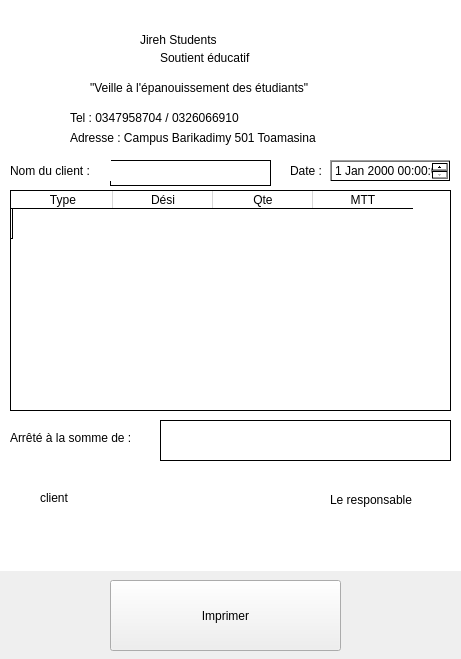
<?xml version="1.0" encoding="UTF-8"?>
<ui version="4.0">
 <class>FactureV2</class>
 <widget class="QWidget" name="FactureV2">
  <property name="geometry">
   <rect>
    <x>0</x>
    <y>0</y>
    <width>461</width>
    <height>659</height>
   </rect>
  </property>
  <property name="windowTitle">
   <string>Form</string>
  </property>
  <widget class="QWidget" name="contenuFacture" native="true">
   <property name="geometry">
    <rect>
     <x>0</x>
     <y>0</y>
     <width>461</width>
     <height>571</height>
    </rect>
   </property>
   <property name="styleSheet">
    <string notr="true">background-color: qlineargradient(spread:pad, x1:0, y1:0, x2:1, y2:1, stop:0 rgba(255, 255, 255, 255), stop:1 rgba(255, 255, 255, 255));</string>
   </property>
   <widget class="QTextEdit" name="nomClientTextEdit">
    <property name="geometry">
     <rect>
      <x>110</x>
      <y>160</y>
      <width>161</width>
      <height>26</height>
     </rect>
    </property>
   </widget>
   <widget class="QTableWidget" name="transactionsTableWidget">
    <property name="geometry">
     <rect>
      <x>10</x>
      <y>190</y>
      <width>441</width>
      <height>221</height>
     </rect>
    </property>
    <property name="toolTip">
     <string>&lt;html&gt;&lt;head/&gt;&lt;body&gt;&lt;p&gt;&lt;br/&gt;&lt;/p&gt;&lt;/body&gt;&lt;/html&gt;</string>
    </property>
    <property name="showGrid">
     <bool>false</bool>
    </property>
    <property name="gridStyle">
     <enum>Qt::CustomDashLine</enum>
    </property>
    <property name="wordWrap">
     <bool>false</bool>
    </property>
    <property name="cornerButtonEnabled">
     <bool>false</bool>
    </property>
    <row>
     <property name="text">
      <string/>
     </property>
    </row>
    <column>
     <property name="text">
      <string>Type</string>
     </property>
    </column>
    <column>
     <property name="text">
      <string>Dési</string>
     </property>
    </column>
    <column>
     <property name="text">
      <string>Qte</string>
     </property>
    </column>
    <column>
     <property name="text">
      <string>MTT</string>
     </property>
    </column>
    <item row="0" column="3">
     <property name="text">
      <string/>
     </property>
    </item>
   </widget>
   <widget class="QLabel" name="label_4">
    <property name="geometry">
     <rect>
      <x>330</x>
      <y>490</y>
      <width>91</width>
      <height>20</height>
     </rect>
    </property>
    <property name="styleSheet">
     <string notr="true">font: 11pt &quot;Berlin Sans FB&quot;;</string>
    </property>
    <property name="text">
     <string>Le responsable</string>
    </property>
   </widget>
   <widget class="QLabel" name="label_2">
    <property name="geometry">
     <rect>
      <x>10</x>
      <y>160</y>
      <width>101</width>
      <height>21</height>
     </rect>
    </property>
    <property name="styleSheet">
     <string notr="true">font: 11pt &quot;Berlin Sans FB&quot;;</string>
    </property>
    <property name="text">
     <string>Nom du client :</string>
    </property>
   </widget>
   <widget class="QLabel" name="label">
    <property name="geometry">
     <rect>
      <x>70</x>
      <y>130</y>
      <width>291</width>
      <height>16</height>
     </rect>
    </property>
    <property name="styleSheet">
     <string notr="true">font: 11pt &quot;Berlin Sans FB&quot;;
</string>
    </property>
    <property name="text">
     <string>Adresse : Campus Barikadimy 501 Toamasina</string>
    </property>
   </widget>
   <widget class="QLabel" name="label_3">
    <property name="geometry">
     <rect>
      <x>140</x>
      <y>30</y>
      <width>161</width>
      <height>20</height>
     </rect>
    </property>
    <property name="styleSheet">
     <string notr="true">font: 20pt &quot;Berlin Sans FB&quot;;</string>
    </property>
    <property name="text">
     <string>Jireh Students</string>
    </property>
   </widget>
   <widget class="QLabel" name="label_5">
    <property name="geometry">
     <rect>
      <x>290</x>
      <y>160</y>
      <width>41</width>
      <height>21</height>
     </rect>
    </property>
    <property name="styleSheet">
     <string notr="true">font: 11pt &quot;Berlin Sans FB&quot;;</string>
    </property>
    <property name="text">
     <string>Date :</string>
    </property>
   </widget>
   <widget class="QLabel" name="label_6">
    <property name="geometry">
     <rect>
      <x>40</x>
      <y>490</y>
      <width>81</width>
      <height>16</height>
     </rect>
    </property>
    <property name="styleSheet">
     <string notr="true">font: 11pt &quot;Berlin Sans FB&quot;;</string>
    </property>
    <property name="text">
     <string>client</string>
    </property>
   </widget>
   <widget class="QLabel" name="label_7">
    <property name="geometry">
     <rect>
      <x>160</x>
      <y>50</y>
      <width>111</width>
      <height>16</height>
     </rect>
    </property>
    <property name="styleSheet">
     <string notr="true">font: 11pt &quot;Berlin Sans FB&quot;;
</string>
    </property>
    <property name="text">
     <string>Soutient éducatif</string>
    </property>
   </widget>
   <widget class="QLabel" name="label_8">
    <property name="geometry">
     <rect>
      <x>70</x>
      <y>110</y>
      <width>291</width>
      <height>16</height>
     </rect>
    </property>
    <property name="styleSheet">
     <string notr="true">font: 11pt &quot;Berlin Sans FB&quot;;
</string>
    </property>
    <property name="text">
     <string>Tel : 0347958704 / 0326066910</string>
    </property>
   </widget>
   <widget class="QLabel" name="label_9">
    <property name="geometry">
     <rect>
      <x>90</x>
      <y>80</y>
      <width>281</width>
      <height>16</height>
     </rect>
    </property>
    <property name="styleSheet">
     <string notr="true">font: 13pt &quot;Berlin Sans FB&quot;;
</string>
    </property>
    <property name="text">
     <string>&quot;Veille à l'épanouissement des étudiants&quot;</string>
    </property>
   </widget>
   <widget class="QDateTimeEdit" name="dateFactureTimeEdit">
    <property name="geometry">
     <rect>
      <x>330</x>
      <y>160</y>
      <width>121</width>
      <height>22</height>
     </rect>
    </property>
    <property name="wrapping">
     <bool>false</bool>
    </property>
    <property name="frame">
     <bool>true</bool>
    </property>
    <property name="accelerated">
     <bool>false</bool>
    </property>
   </widget>
   <widget class="QLabel" name="label_10">
    <property name="geometry">
     <rect>
      <x>10</x>
      <y>430</y>
      <width>161</width>
      <height>16</height>
     </rect>
    </property>
    <property name="styleSheet">
     <string notr="true">font: 11pt &quot;Berlin Sans FB&quot;;</string>
    </property>
    <property name="text">
     <string>Arrêté à la somme de : </string>
    </property>
   </widget>
   <widget class="QTextEdit" name="montantTransactionTextEdit">
    <property name="geometry">
     <rect>
      <x>160</x>
      <y>420</y>
      <width>291</width>
      <height>41</height>
     </rect>
    </property>
   </widget>
  </widget>
  <widget class="QPushButton" name="imprimerPushButton">
   <property name="geometry">
    <rect>
     <x>110</x>
     <y>580</y>
     <width>231</width>
     <height>71</height>
    </rect>
   </property>
   <property name="text">
    <string>Imprimer</string>
   </property>
  </widget>
 </widget>
 <resources/>
 <connections/>
</ui>
